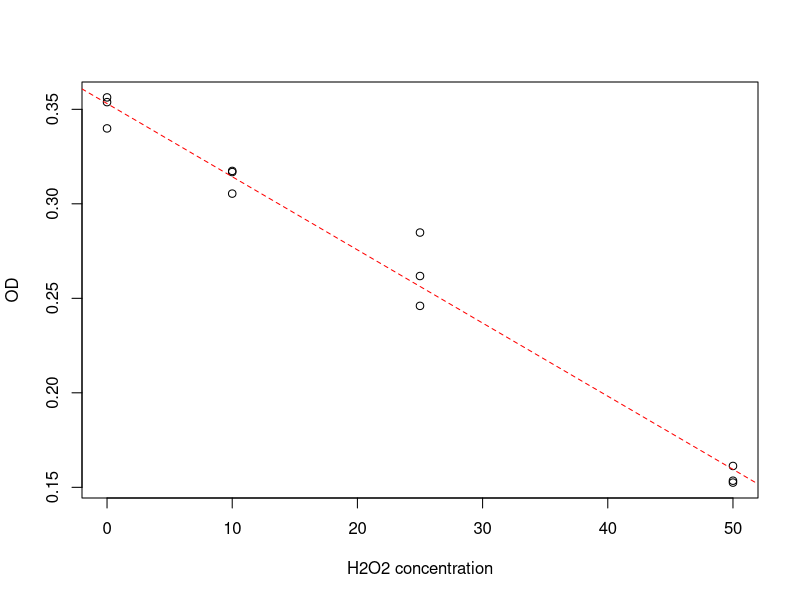
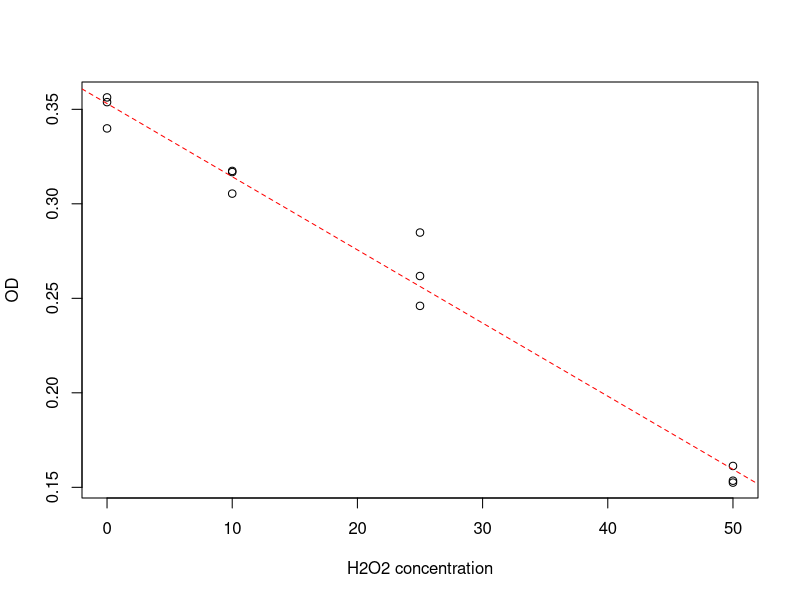
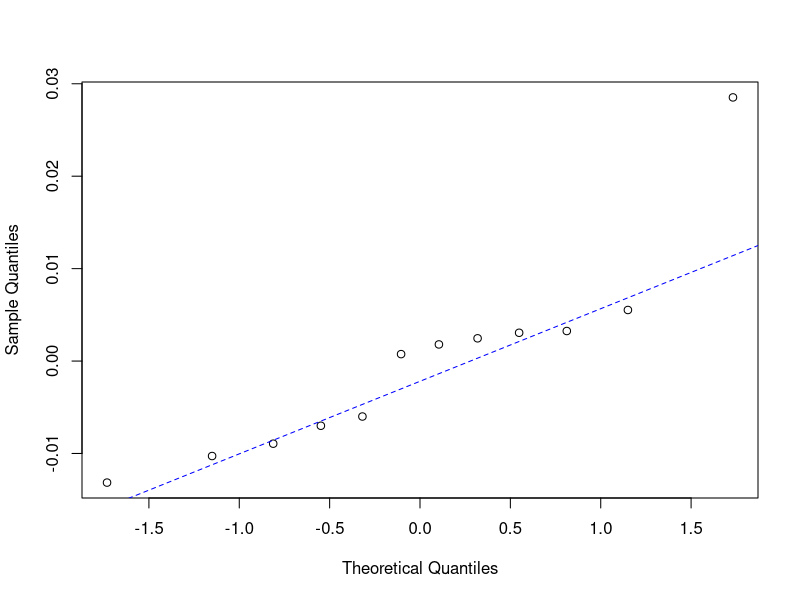
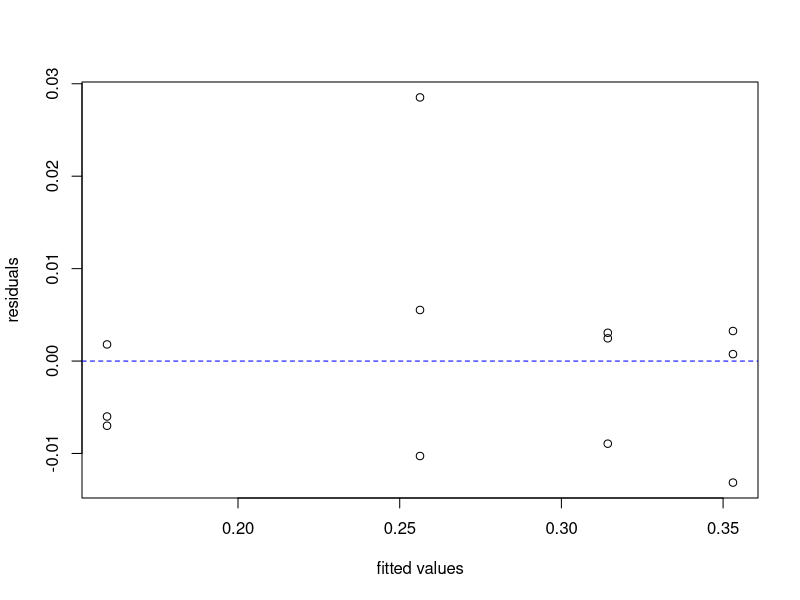

These charts were generated, in order, by the following R code:
## ---- chunk 1
knitr::opts_chunk$set(echo=TRUE, fig.align="center")
## ---- chunk 2
h2o2 <- rep(c(0,10,25,50), each=3)
h2o2
pf3d7 <- c(0.3399,0.3563,0.3538,
           0.3168,0.3054,0.3174,
           0.2460,0.2618,0.2848,
           0.1535,0.1613,0.1525)
pf3d7
## ---- chunk 3
plot(h2o2, pf3d7, xlab="H2O2 concentration", ylab="OD")
abline(lsfit(h2o2, pf3d7), col="red", lty=2)
## ---- chunk 4
lm.out <- lm(pf3d7 ~ h2o2)
lm.out
lm.sum <- summary(lm.out)
lm.sum
attributes(lm.sum)
## ---- chunk 5
lm.sum$coef
## ---- chunk 6
lm.sum$coef[,1]
## ---- chunk 7
lm.sum$sigma
## ---- chunk 8
dat <- data.frame(conc=h2o2, od=pf3d7)
dat
str(dat)
plot(dat$conc, dat$od, xlab="H2O2 concentration", ylab="OD")
abline(lsfit(dat$conc, dat$od), col="red", lty=2)
lm.out <- lm(od ~ conc, data=dat)
summary(lm.out)
## ---- chunk 9
confint(lm.out)
confint(lm.out, level=0.99)
## ---- chunk 10
lm.out$fitted
lm.out$residuals
## ---- chunk 11
fitted(lm.out)
residuals(lm.out)
## ---- chunk 12
qqnorm(lm.out$residuals, main="")
qqline(lm.out$residuals, col="blue", lty=2)
## ---- chunk 13
plot(lm.out$fitted, lm.out$residuals, pch=1, xlab="fitted values", ylab="residuals")
abline(h=0, col="blue", lty=2)
